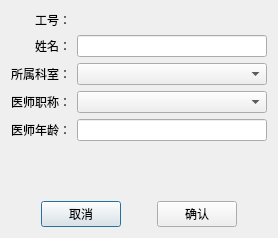
<?xml version="1.0" encoding="UTF-8"?>
<ui version="4.0">
 <class>DoctorEditDialog</class>
 <widget class="QDialog" name="DoctorEditDialog">
  <property name="geometry">
   <rect>
    <x>0</x>
    <y>0</y>
    <width>278</width>
    <height>238</height>
   </rect>
  </property>
  <property name="windowTitle">
   <string>Dialog</string>
  </property>
  <layout class="QVBoxLayout" name="verticalLayout" stretch="1,0">
   <item>
    <layout class="QFormLayout" name="formLayout">
     <property name="labelAlignment">
      <set>Qt::AlignmentFlag::AlignRight|Qt::AlignmentFlag::AlignTrailing|Qt::AlignmentFlag::AlignVCenter</set>
     </property>
     <item row="0" column="0">
      <widget class="QLabel" name="lab_workno">
       <property name="text">
        <string>工号：</string>
       </property>
       <property name="alignment">
        <set>Qt::AlignmentFlag::AlignRight|Qt::AlignmentFlag::AlignTrailing|Qt::AlignmentFlag::AlignVCenter</set>
       </property>
      </widget>
     </item>
     <item row="1" column="0">
      <widget class="QLabel" name="lab_name">
       <property name="text">
        <string>姓名：</string>
       </property>
       <property name="alignment">
        <set>Qt::AlignmentFlag::AlignRight|Qt::AlignmentFlag::AlignTrailing|Qt::AlignmentFlag::AlignVCenter</set>
       </property>
      </widget>
     </item>
     <item row="1" column="1">
      <widget class="QLineEdit" name="edit_name"/>
     </item>
     <item row="2" column="0">
      <widget class="QLabel" name="lab_dept">
       <property name="text">
        <string>所属科室：</string>
       </property>
       <property name="alignment">
        <set>Qt::AlignmentFlag::AlignRight|Qt::AlignmentFlag::AlignTrailing|Qt::AlignmentFlag::AlignVCenter</set>
       </property>
      </widget>
     </item>
     <item row="2" column="1">
      <widget class="QComboBox" name="combo_dept">
       <property name="placeholderText">
        <string>请选择</string>
       </property>
      </widget>
     </item>
     <item row="3" column="0">
      <widget class="QLabel" name="lab_title">
       <property name="text">
        <string>医师职称：</string>
       </property>
       <property name="alignment">
        <set>Qt::AlignmentFlag::AlignRight|Qt::AlignmentFlag::AlignTrailing|Qt::AlignmentFlag::AlignVCenter</set>
       </property>
      </widget>
     </item>
     <item row="3" column="1">
      <widget class="QComboBox" name="combo_title">
       <property name="placeholderText">
        <string>请选择</string>
       </property>
       <item>
        <property name="text">
         <string>请选择</string>
        </property>
       </item>
       <item>
        <property name="text">
         <string>主任医师</string>
        </property>
       </item>
       <item>
        <property name="text">
         <string>副主任医师</string>
        </property>
       </item>
       <item>
        <property name="text">
         <string>主治医师</string>
        </property>
       </item>
       <item>
        <property name="text">
         <string>住院医师</string>
        </property>
       </item>
      </widget>
     </item>
     <item row="4" column="0">
      <widget class="QLabel" name="lab_age">
       <property name="text">
        <string>医师年龄：</string>
       </property>
       <property name="alignment">
        <set>Qt::AlignmentFlag::AlignRight|Qt::AlignmentFlag::AlignTrailing|Qt::AlignmentFlag::AlignVCenter</set>
       </property>
      </widget>
     </item>
     <item row="4" column="1">
      <widget class="QLineEdit" name="edit_age"/>
     </item>
     <item row="0" column="1">
      <widget class="QLabel" name="lab_workNo1">
       <property name="text">
        <string/>
       </property>
      </widget>
     </item>
    </layout>
   </item>
   <item>
    <layout class="QHBoxLayout" name="bottom_layout">
     <item>
      <spacer name="horizontalSpacer">
       <property name="orientation">
        <enum>Qt::Orientation::Horizontal</enum>
       </property>
       <property name="sizeHint" stdset="0">
        <size>
         <width>40</width>
         <height>20</height>
        </size>
       </property>
      </spacer>
     </item>
     <item>
      <widget class="QPushButton" name="btn_cancel">
       <property name="text">
        <string>取消</string>
       </property>
      </widget>
     </item>
     <item>
      <spacer name="horizontalSpacer_3">
       <property name="orientation">
        <enum>Qt::Orientation::Horizontal</enum>
       </property>
       <property name="sizeHint" stdset="0">
        <size>
         <width>40</width>
         <height>20</height>
        </size>
       </property>
      </spacer>
     </item>
     <item>
      <widget class="QPushButton" name="btn_enter">
       <property name="text">
        <string>确认</string>
       </property>
      </widget>
     </item>
     <item>
      <spacer name="horizontalSpacer_2">
       <property name="orientation">
        <enum>Qt::Orientation::Horizontal</enum>
       </property>
       <property name="sizeHint" stdset="0">
        <size>
         <width>40</width>
         <height>20</height>
        </size>
       </property>
      </spacer>
     </item>
    </layout>
   </item>
  </layout>
 </widget>
 <resources/>
 <connections/>
</ui>
